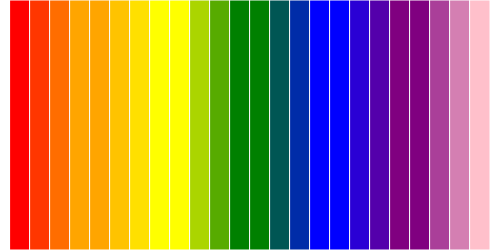
Frame 1 (no input)
Frame 60 (no input): identical to frame 1, image omitted
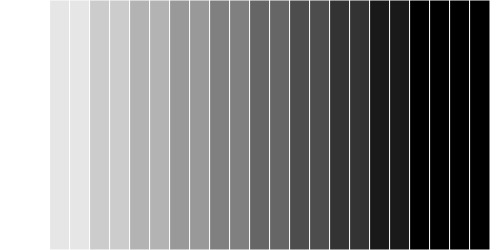
Frame 120 (the mouse pressed at the canvas centre since frame 60)

The p5.js sketch that drew these frames (run headless with seeded random() and noise() and a simulated clock; from frame 60 on, the mouse is pressed at the canvas centre):

// p5.js sketch
// ── sketch.js
function setup() {
    createCanvas(500, 250);
  }
  
  function draw() {
    stroke('255');
    background('0');
    if(mouseIsPressed){
        var from = color('white');
        var to = color('black');
        var interA = lerpColor(from, to, 0.10);
        var interB = lerpColor(from, to, 0.20);
        var interC = lerpColor(from, to, 0.30);
        var interD = lerpColor(from, to, 0.40);
        var interE = lerpColor(from, to, 0.50);
        var interF = lerpColor(from, to, 0.60);
        var interG = lerpColor(from, to, 0.70);
        var interH = lerpColor(from, to, 0.80);
        var interI = lerpColor(from, to, 0.90);
        var interJ = lerpColor(from, to, 1);
        
        fill(from);
        rect(10, 0, 20, 250);
        rect(30, 0, 20, 250);
        fill(interA);
        rect(50, 0, 20, 250);
        rect(70, 0, 20, 250);
        fill(interB);
        rect(90, 0, 20, 250);
        rect(110, 0, 20, 250);
        fill(interC);
        rect(130, 0, 20, 250);
        rect(150, 0, 20, 250);
        fill(interD);
        rect(170, 0, 20, 250);
        rect(190, 0, 20, 250);
        fill(interE);
        rect(210, 0, 20, 250);
        rect(230, 0, 20, 250);
        fill(interF);
        rect(250, 0, 20, 250);
        rect(270, 0, 20, 250);
        fill(interG);
        rect(290, 0, 20, 250);
        rect(310, 0, 20, 250);
        fill(interH);
        rect(330, 0, 20, 250);
        rect(350, 0, 20, 250);
        fill(interI);
        rect(370, 0, 20, 250);
        rect(390, 0, 20, 250);
        fill(interJ);
        rect(410, 0, 20, 250);
        rect(430, 0, 20, 250);
        fill(to); 
        rect(450, 0, 20, 250);
        rect(470, 0, 20, 250);
    }else{
        
        var from = color('red');
        var to = color('orange');
        var interA = lerpColor(from, to, 0.33);
        var interB = lerpColor(from, to, 0.66);
        fill(from);
        rect(10, 0, 20, 250);
        fill(interA);
        rect(30, 0, 20, 250);
        fill(interB);
        rect(50, 0, 20, 250);
        fill(to);
        rect(70, 0, 20, 250);
        var from = color('orange');
        var to = color('yellow');
        var interA = lerpColor(from, to, 0.33);
        var interB = lerpColor(from, to, 0.66);
        fill(from);
        rect(90, 0, 20, 250);
        fill(interA);
        rect(110, 0, 20, 250);
        fill(interB);
        rect(130, 0, 20, 250);
        fill(to);
        rect(150, 0, 20, 250);
        var from = color('yellow');
        var to = color('green');
        var interA = lerpColor(from, to, 0.33);
        var interB = lerpColor(from, to, 0.66);
        fill(from);
        rect(170, 0, 20, 250);
        fill(interA);
        rect(190, 0, 20, 250);
        fill(interB);
        rect(210, 0, 20, 250);
        fill(to);
        rect(230, 0, 20, 250);
        var from = color('green');
        var to = color('blue');
        var interA = lerpColor(from, to, 0.33);
        var interB = lerpColor(from, to, 0.66);
        fill(from);
        rect(250, 0, 20, 250);
        fill(interA);
        rect(270, 0, 20, 250);
        fill(interB);
        rect(290, 0, 20, 250);
        fill(to);
        rect(310, 0, 20, 250);
        var from = color('blue');
        var to = color('purple');
        var interA = lerpColor(from, to, 0.33);
        var interB = lerpColor(from, to, 0.66);
        fill(from);
        rect(330, 0, 20, 250);
        fill(interA);
        rect(350, 0, 20, 250);
        fill(interB);
        rect(370, 0, 20, 250);
        fill(to);
        rect(390, 0, 20, 250);
        var from = color('purple');
        var to = color('pink');
        var interA = lerpColor(from, to, 0.33);
        var interB = lerpColor(from, to, 0.66);
        fill(from);
        rect(410, 0, 20, 250);
        fill(interA);
        rect(430, 0, 20, 250);
        fill(interB);
        rect(450, 0, 20, 250);
        fill(to);
        rect(470, 0, 20, 250);
    }
  }
